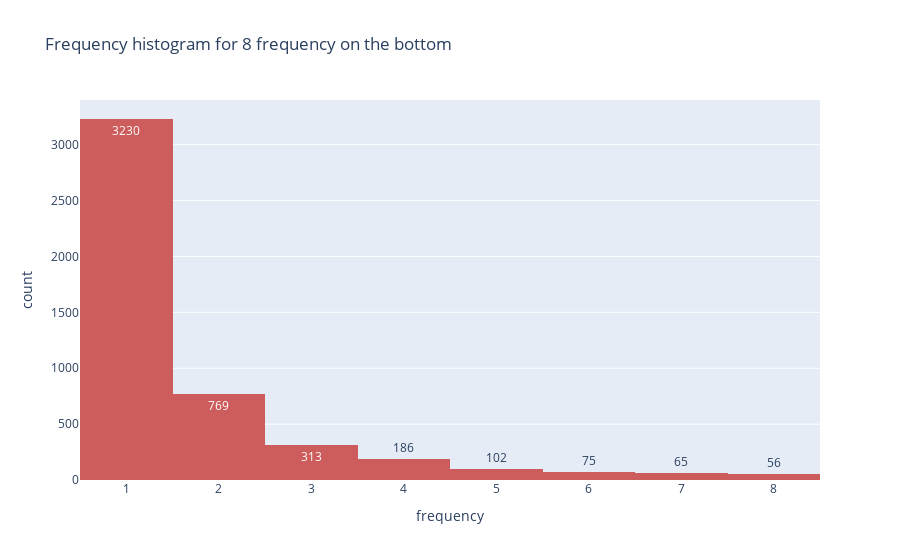

Notebook code cell kept with this figure:
### Markdown cell above
Let us execute the pipeline and investigate the results.

### Code cell
french_results = pipeline1.execute_pipeline("nlp_pipeline")

### Figure 1 — Plotly figure (JSON) as saved in the notebook; plotly's stock layout.template omitted (floating-point values rounded to 4 significant figures; data arrays with more than 128 entries replaced by an {"elided": "..."} marker saying what was removed)
{"data": [{"alignmentgroup": "True", "bingroup": "x", "hovertemplate": "frequency=%{x}<br>count=%{y}<extra></extra>", "legendgroup": "", "marker": {"color": "indianred", "pattern": {"shape": ""}}, "name": "", "offsetgroup": "", "orientation": "v", "showlegend": false, "texttemplate": "%{value}", "type": "histogram", "x": {"elided": "4796 int values"}, "xaxis": "x", "yaxis": "y"}], "layout": {"barmode": "relative", "legend": {"tracegroupgap": 0}, "title": {"text": "Frequency histogram for 8 frequency on the bottom"}, "xaxis": {"anchor": "y", "domain": [0, 1], "title": {"text": "frequency"}}, "yaxis": {"anchor": "x", "domain": [0, 1], "title": {"text": "count"}}}}
